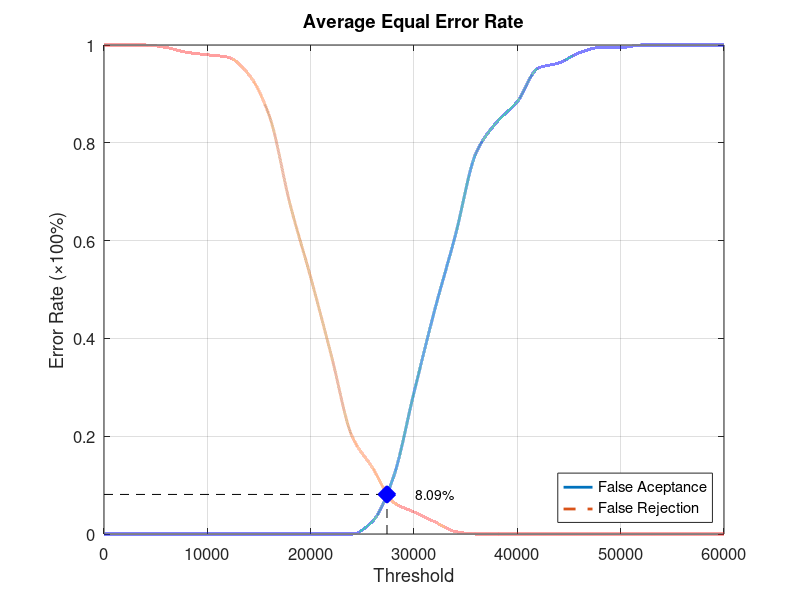
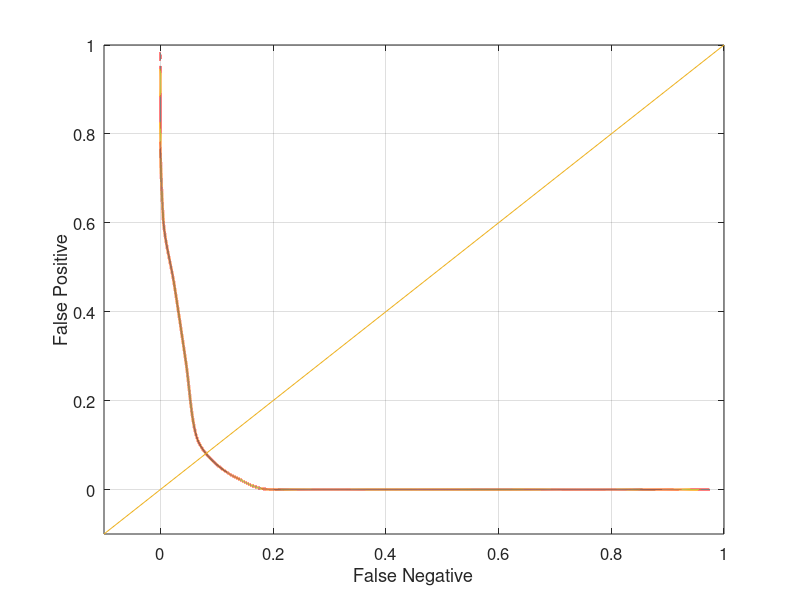

Source code (MATLAB) for these figures, in order:
function yEER = Database3_4
close all;
clear;
clc;
x = 0:2000:60000;
xq = 0:0.5:60000;

y0 = [0 0 0 0 0 0 0 0 0 0 0 0 0 0.0263158 0.115789 0.289474 0.457895 0.610526 0.778947 0.842105 0.884211 0.952632 0.963158 0.984211 0.994737 0.994737 1 1 1 1 1];
yy0 = interp1(x, y0, xq, 'pchip');
y1 = [1 1 1 0.995 0.985 0.98 0.975 0.94 0.855 0.675 0.525 0.365 0.2 0.135 0.065 0.045 0.025 0.005 0 0 0 0 0 0 0 0 0 0 0 0 0];
yy1 = interp1(x, y1, xq, 'pchip');

% Calculating EER: 
y2 = abs(y0 - y1);
find(y2 == min(y2))
yy2 = abs(yy0 - yy1);
xEER = find(yy2 == min(yy2));
xEERIndex = xq(xEER) % X-axis EER
yEER = yy0(xEER) % Y-axis EER

main = figure
plot(xq, yy0,'-','LineWidth', 2);	hold on
plot(xq, yy1,'--','LineWidth', 2);	hold on
plot([xEERIndex xEERIndex], [0 yEER], 'k--');	hold on
plot([0 xEERIndex], [yEER yEER], 'k--');	hold on
plot(xEERIndex, yEER, 'bx', 'LineWidth', 10);	hold on
text(xEERIndex + 10 * xEERIndex / 100, yEER, [num2str(round((10000 * yEER)) / 100) '%'])
legend('False Aceptance', 'False Rejection', 'Location', 'SouthEast')
xlabel('Threshold')
ylabel('Error Rate (\times100%)')
title('Average Equal Error Rate')
set(gca, 'FontSize', 12)
axis([0 60000 0 1])
grid on

print(main, 'Database3_4Main', '-dpng');
FNRxFPR = figure('Color', [1 1 1]);
plot(yy1, yy0, '-', yy1, yy0, 'LineWidth', 2);
hold on
y = -0.1:0.1:1
plot(y, y); 
set(gca, 'FontSize', 12)
xlabel('False Negative')
ylabel('False Positive')
axis([-0.1 1 -0.1 1])
set(gca, 'FontSize', 12)
grid on

print(FNRxFPR, 'Database3_4FNRxFPR','-dpng');
end
